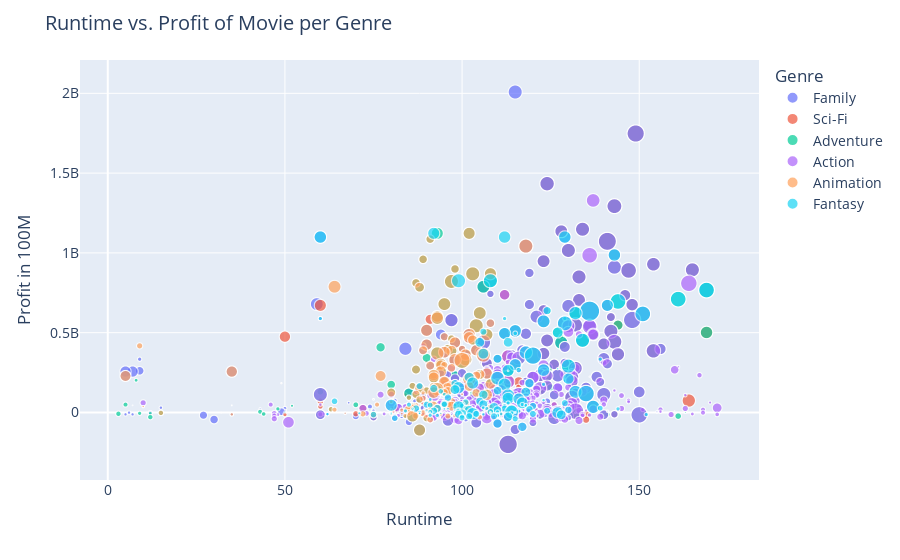

Source (notebook cell):
### Code cell
import plotly.express as px
df["genres"] = df["genres"].astype(str)
fig = px.scatter(df, x="runtime_minutes", y="world_profit", color="genres",
                 hover_data=['title'], size='production_budget',
                labels={
                     "genres":"Genre",
                     "world_profit": "Profit in 100M",
                    "runtime_minutes": "Runtime",
                    "production_budget" : "Budget"
                 },)

fig.update_layout(
    title=dict(text="Runtime vs. Profit of Movie per Genre", font=dict(size=20)),
    font=dict(
        size=14,)
)
fig.show()

### Figure 1 — Plotly figure (JSON) as saved in the notebook; plotly's stock layout.template omitted (floating-point values rounded to 4 significant figures; data arrays with more than 128 entries replaced by an {"elided": "..."} marker saying what was removed)
{"data": [{"customdata": {"elided": "189x1 str values"}, "hovertemplate": "Genre=Family<br>Runtime=%{x}<br>Profit in 100M=%{y}<br>Budget=%{marker.size}<br>title=%{customdata[0]}<extra></extra>", "legendgroup": "Family", "marker": {"color": "#636efa", "size": {"elided": "189 int values"}, "sizemode": "area", "sizeref": 1026500, "symbol": "circle"}, "mode": "markers", "name": "Family", "showlegend": true, "type": "scattergl", "x": {"elided": "189 int values"}, "xaxis": "x", "y": {"elided": "189 int values"}, "yaxis": "y"}, {"customdata": {"elided": "212x1 str values"}, "hovertemplate": "Genre=Sci-Fi<br>Runtime=%{x}<br>Profit in 100M=%{y}<br>Budget=%{marker.size}<br>title=%{customdata[0]}<extra></extra>", "legendgroup": "Sci-Fi", "marker": {"color": "#EF553B", "size": {"elided": "212 int values"}, "sizemode": "area", "sizeref": 1026500, "symbol": "circle"}, "mode": "markers", "name": "Sci-Fi", "showlegend": true, "type": "scattergl", "x": {"elided": "212 int values"}, "xaxis": "x", "y": {"elided": "212 int values"}, "yaxis": "y"}, {"customdata": {"elided": "469x1 str values"}, "hovertemplate": "Genre=Adventure<br>Runtime=%{x}<br>Profit in 100M=%{y}<br>Budget=%{marker.size}<br>title=%{customdata[0]}<extra></extra>", "legendgroup": "Adventure", "marker": {"color": "#00cc96", "size": {"elided": "469 int values"}, "sizemode": "area", "sizeref": 1026500, "symbol": "circle"}, "mode": "markers", "name": "Adventure", "showlegend": true, "type": "scattergl", "x": {"elided": "469 int values"}, "xaxis": "x", "y": {"elided": "469 int values"}, "yaxis": "y"}, {"customdata": {"elided": "647x1 str values"}, "hovertemplate": "Genre=Action<br>Runtime=%{x}<br>Profit in 100M=%{y}<br>Budget=%{marker.size}<br>title=%{customdata[0]}<extra></extra>", "legendgroup": "Action", "marker": {"color": "#ab63fa", "size": {"elided": "647 int values"}, "sizemode": "area", "sizeref": 1026500, "symbol": "circle"}, "mode": "markers", "name": "Action", "showlegend": true, "type": "scattergl", "x": {"elided": "647 int values"}, "xaxis": "x", "y": {"elided": "647 int values"}, "yaxis": "y"}, {"customdata": {"elided": "137x1 str values"}, "hovertemplate": "Genre=Animation<br>Runtime=%{x}<br>Profit in 100M=%{y}<br>Budget=%{marker.size}<br>title=%{customdata[0]}<extra></extra>", "legendgroup": "Animation", "marker": {"color": "#FFA15A", "size": {"elided": "137 int values"}, "sizemode": "area", "sizeref": 1026500, "symbol": "circle"}, "mode": "markers", "name": "Animation", "showlegend": true, "type": "scattergl", "x": {"elided": "137 int values"}, "xaxis": "x", "y": {"elided": "137 int values"}, "yaxis": "y"}, {"customdata": {"elided": "184x1 str values"}, "hovertemplate": "Genre=Fantasy<br>Runtime=%{x}<br>Profit in 100M=%{y}<br>Budget=%{marker.size}<br>title=%{customdata[0]}<extra></extra>", "legendgroup": "Fantasy", "marker": {"color": "#19d3f3", "size": {"elided": "184 int values"}, "sizemode": "area", "sizeref": 1026500, "symbol": "circle"}, "mode": "markers", "name": "Fantasy", "showlegend": true, "type": "scattergl", "x": {"elided": "184 int values"}, "xaxis": "x", "y": {"elided": "184 int values"}, "yaxis": "y"}], "layout": {"font": {"size": 14}, "legend": {"itemsizing": "constant", "title": {"text": "Genre"}, "tracegroupgap": 0}, "margin": {"t": 60}, "title": {"font": {"size": 20}, "text": "Runtime vs. Profit of Movie per Genre"}, "xaxis": {"anchor": "y", "domain": [0, 1], "title": {"text": "Runtime"}}, "yaxis": {"anchor": "x", "domain": [0, 1], "title": {"text": "Profit in 100M"}}}}
